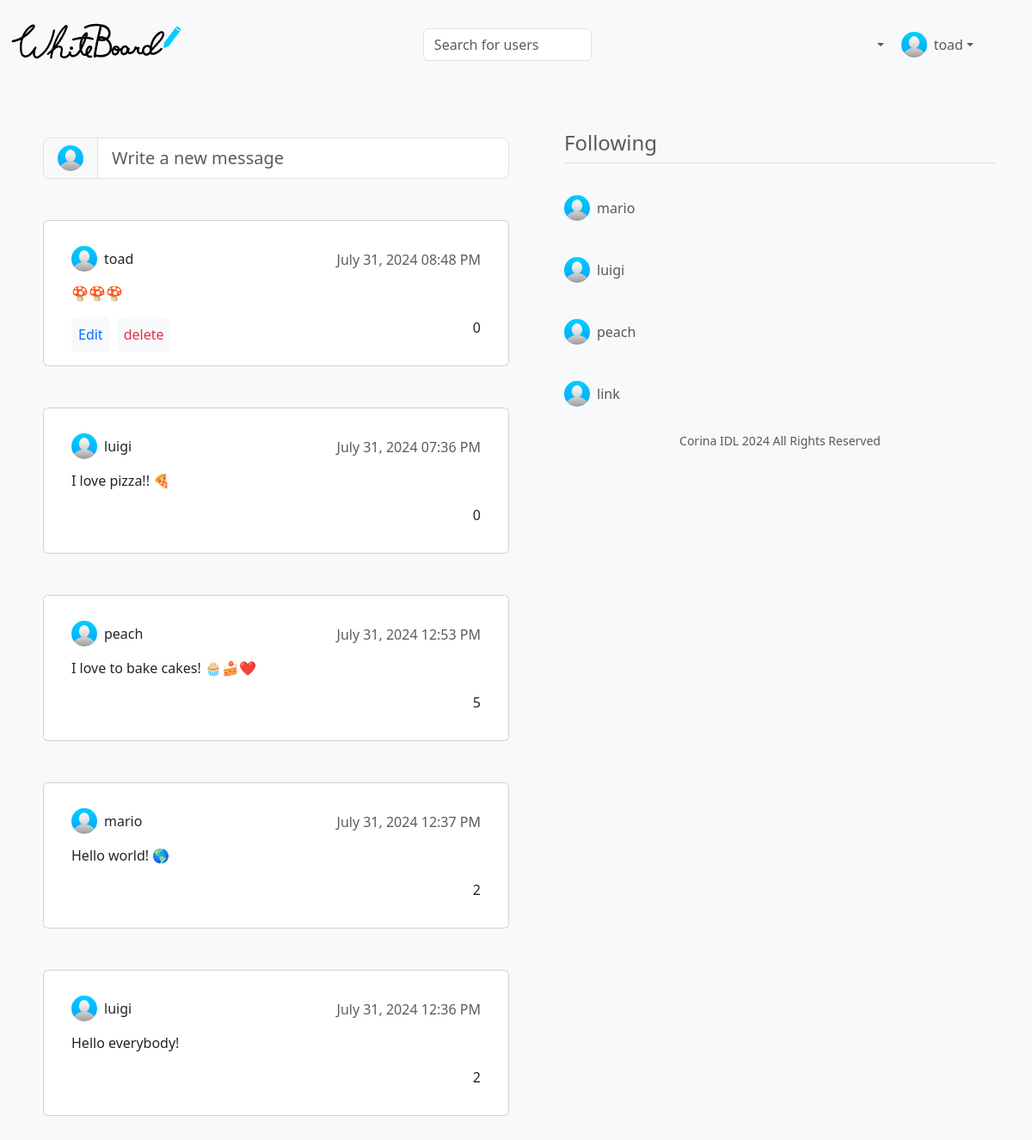
Screenshot of / (signed in) with the database file from the repository.
### tables this page shows
CREATE TABLE users (
	id INTEGER PRIMARY KEY AUTOINCREMENT NOT NULL,
	name TEXT NOT NULL,
	email TEXT NOT NULL,
	pass TEXT NOT NULL,
	username TEXT NOT NULL
, workplace TEXT, location TEXT, studies TEXT, phone NUMERIC, image TEXT NOT NULL DEFAULT "avatar.jpg");

CREATE TABLE messages (
	id INTEGER PRIMARY KEY AUTOINCREMENT NOT NULL,
	user_id INTEGER NOT NULL,
	content TEXT NOT NULL,
	date NUMERIC NOT NULL,
	likes INTEGER NOT NULL DEFAULT 0,
	FOREIGN KEY (user_id) REFERENCES users (id)
);

### app.py (the view)
@app.route("/")
@login_required
def index():
    users = db.execute("SELECT * FROM users WHERE id = ?", session["user_id"])
    hack = db.execute("SELECT * FROM followers WHERE user_id = ? AND follows = ?", session["user_id"], session["user_id"])
    if not hack:
        db.execute("INSERT INTO followers (user_id, follows) VALUES (?, ?)", session["user_id"], session["user_id"])
    messages = db.execute("SELECT username, image, content, likes, date, messages.id, messages.user_id FROM users, messages, followers WHERE users.id = messages.user_id AND messages.user_id = followers.follows AND followers.user_id = ? ORDER BY date DESC", session["user_id"])
    following = db.execute("SELECT username, image FROM users, followers WHERE users.id = followers.follows AND followers.user_id = ? AND followers.follows != ? LIMIT 5", session["user_id"], session["user_id"])
    return render_template("index.html", users=users, messages=messages, following=following)

### app.py (called while the page is built)
@app.after_request
def after_request(response):
    response.headers["Cache-Control"] = "no-cache, no-store, must-revalidate"
    response.headers["Expires"] = 0
    response.headers["Pragma"] = "no-cache"
    return response

### helpers.py (called while the page is built)
def login_required(f):
    @wraps(f)
    def decorated_function(*args, **kwargs):
        if session.get("user_id") is None:
            return redirect("/login")
        return f(*args, **kwargs)
    return decorated_function

def format_date(date):
    date_obj = datetime.datetime.strptime(date, '%Y-%m-%d %H:%M:%S')
    new_format = date_obj.strftime('%B %d, %Y %I:%M %p')
    return new_format

### templates/index.html (shortened to what this page needs)
{% extends "layout.html" %}
{% block main %}
    <div class="d-flex">
        <div class="flex-grow-1 mt-2 p-2">
            <div class="input-group input-group-lg mb-5">
                <span class="input-group-text" id="inputGroup-sizing-lg">
                    {% for user in users %}
                        <img src="../static/{{ user.image }}" class="rounded-circle" height="30" alt="Avatar" loading="lazy" />
                    {% endfor %}
                </span>
                <input id="new-message" type="text" class="form-control" aria-label="Sizing example input" aria-describedby="inputGroup-sizing-lg" placeholder="Write a new message" data-bs-toggle="modal" data-bs-target="#new-msg-modal">
            </div>
            <div class="message-board w-100">
                {% if messages %}
                    {% for msg in messages %}
                        <div class="card mb-5">
                            <div class="card-body mx-3">
                                <div class="d-flex align-items-center justify-content-between">
                                    <a class="nav-link d-flex align-items-center" href="/profile/{{ msg.username }}">
                                        <img src="../static/{{ msg.image }}" class="rounded-circle" height="30" alt="Avatar" loading="lazy" />
                                        <p class="mt-3 ms-2">{{ msg.username }}</p>
                                    </a>
                                    <h6 class="card-subtitle mt-1 text-body-secondary">{{ msg.date | format_date }}</h6>
                                </div>
                                <p class="card-text">{{ msg.content }}</p>
                                {% for user in users %}
                                    {% if msg.user_id|int() == user.id|int() %}
                                        <div class="d-flex justify-content-between gap-2">
                                            <div class="d-flex gap-2">
                                                <a href="#" class="p-2 bg-light rounded" data-bs-toggle="modal" data-bs-target="#edit-msg-modal-{{msg.id}}">Edit</a>
                                                <a href="#" class="p-2 bg-light rounded text-danger" data-bs-toggle="modal" data-bs-target="#delete-msg-modal-{{msg.id}}">delete</a>
                                            </div>
                                            <div class="d-flex gap-2">
                                                <a href="/liked/{{msg.id}}/{{msg.user_id}}"><box-icon name='heart'></box-icon></a>
                                                <p>{{ msg.likes }}</p>
                                            </div>
                                        </div>
                                    {% else %}
                                        <div class="d-flex justify-content-end gap-2">
                                            <a href="/liked/{{msg.id}}/{{msg.user_id}}"><box-icon name='heart'></box-icon></a>
                                            <p>{{ msg.likes }}</p>
                                        </div>
                                    {% endif %}
                                {% endfor %}
                            </div>
                        </div>
                    {% endfor %}
                {% else %}
                    <div class="card mb-5">
                        <div class="card-body mx-3 text-center">
                            <p class="h5 card-subtitle my-5 text-body-secondary">No messages to show yet</p>
                        </div>
                    </div>
                {% endif %}
            </div>
        </div>
        <div class="d-none d-sm-block ps-5 w-50">
            <div class="mb-lg-5 ms-2 me-0 text-muted">
                <strong class="d-block h4 my-2 pb-2 border-bottom">Following</strong>
                {% if following %}
                    <nav class="navbar">
                        <ul class="navbar-nav">
                            {% for user in following %}
                                <li class="nav-item">
                                    <a class="nav-link d-flex align-items-center" href="/profile/{{ user.username }}">
                                        <img src="../static/{{ user.image }}" class="rounded-circle" height="30" alt="Avatar" loading="lazy" />
                                        <p class="mt-3 ms-2">{{ user.username }}</p>
                                    </a>
                                </li>
                            {% endfor %}
                        </ul>
                    </nav>
                {% else %}
                    <p class="my-5 h6 text-center">You are not following any user yet</p>
                {% endif %}
                <footer class="mb-5">
                    <p class="mb-3 small text-center text-muted">
                        Corina IDL <span id="date"></span> All Rights Reserved
                    </p>
                </footer>
            </div>
        </div>
    </div>
{% endblock %}

### templates/layout.html (shortened to what this page needs)
<!DOCTYPE html>
<html lang="en">
<head>
    <link href="https://cdn.jsdelivr.net/npm/bootstrap@5.3.3/dist/css/bootstrap.min.css" rel="stylesheet">
    <link rel="stylesheet" href="../static/styles.css">
</head>
<body class="bg-light">
    <nav class="bg-light navbar navbar-expand-md navbar-light sticky-top">
        <div class="container-fluid">
            <a class="navbar-brand" href="/">
                <img src="../static/whiteboard-logo.svg" alt="WhiteBoard logo" width="200" loading="lazy">
            </a>
            <div class="collapse navbar-collapse" id="navbar">
                {% if session["user_id"] %}
                    <div class="container-lg mt-2">
                        <form action="/search" class="d-flex align-items-center" role="search">
                            <input class="form-control me-2" type="search" placeholder="Search for users" aria-label="Search" name="user" autocomplete="off">
                            <button class="search-btn" type="submit">
                                <box-icon name='search'></box-icon>
                            </button>
                        </form>
                    </div>
                    <ul class="navbar-nav ms-auto mt-2 d-md-flex align-items-md-center">
                        <li class="nav-item dropdown me-1">
                            <a href="#" class="nav-link dropdown-toggle d-flex align-items-center" data-bs-toggle="dropdown" data-bs-auto-close="outside" aria-expanded="false">
                                <box-icon name='heart'></box-icon>
                            </a>
                        </li>
                        <li class="nav-item dropdown me-lg-5">
                            {% for user in users %}
                                <a class="nav-link dropdown-toggle d-flex align-items-center" href="#" data-bs-toggle="dropdown" aria-expanded="false" data-bs-auto-close="outside">
                                    <img src="../static/{{ user.image }}" class="rounded-circle" height="30" alt="Avatar" loading="lazy" />
                                    <p class="mt-3 ms-2">{{ user.username }}</p>
                                </a>
                            {% endfor %}
                        </li>
                    </ul>
                {% endif %}
            </div>
        </div>
    </nav>
    <main class="container py-5">
        {% block main %}{% endblock %}
    </main>
</body>
</html>

### static/styles.css (style rules this page uses)
:root { --blue: #00b7ff; }
* { margin: 0; padding: 0; box-sizing: border-box; }
a { text-decoration: none; }
.search-btn { background: transparent; border: none; }

### rows the page displays
users: image (placeholder picture), username "toad"
messages: image (placeholder picture), username "toad", date "July 31, 2024 08:48 PM", content "🍄🍄🍄", likes "0"
messages: image (placeholder picture), username "luigi", date "July 31, 2024 07:36 PM", content "I love pizza!! 🍕", likes "0"
messages: image (placeholder picture), username "peach", date "July 31, 2024 12:53 PM", content "I love to bake cakes! 🧁🍰❤️", likes "5"
messages: image (placeholder picture), username "mario", date "July 31, 2024 12:37 PM", content "Hello world! 🌎", likes "2"
messages: image (placeholder picture), username "luigi", date "July 31, 2024 12:36 PM", content "Hello everybody!", likes "2"
users: image (placeholder picture), username "mario"
users: image (placeholder picture), username "luigi"
users: image (placeholder picture), username "peach"
users: image (placeholder picture), username "link"
